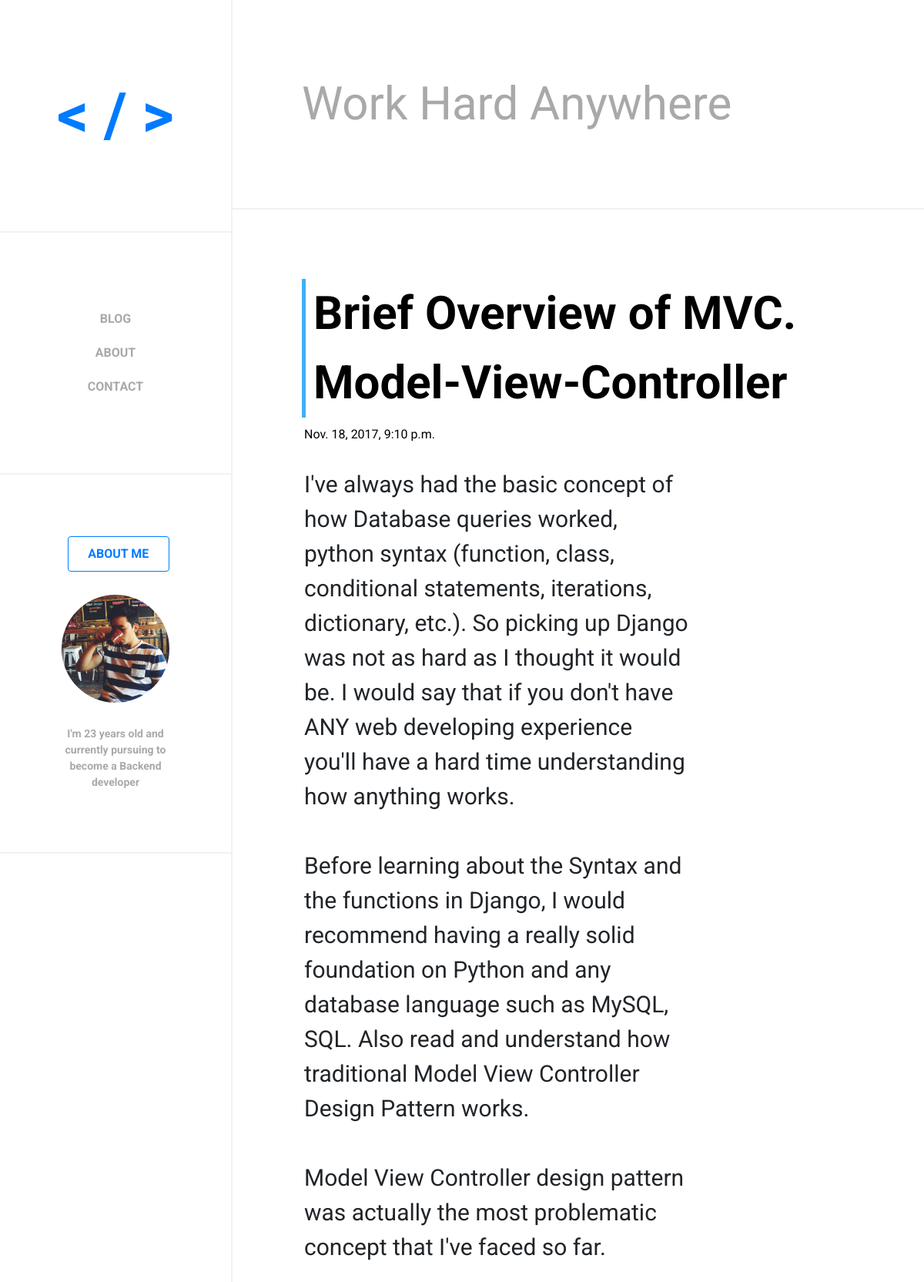
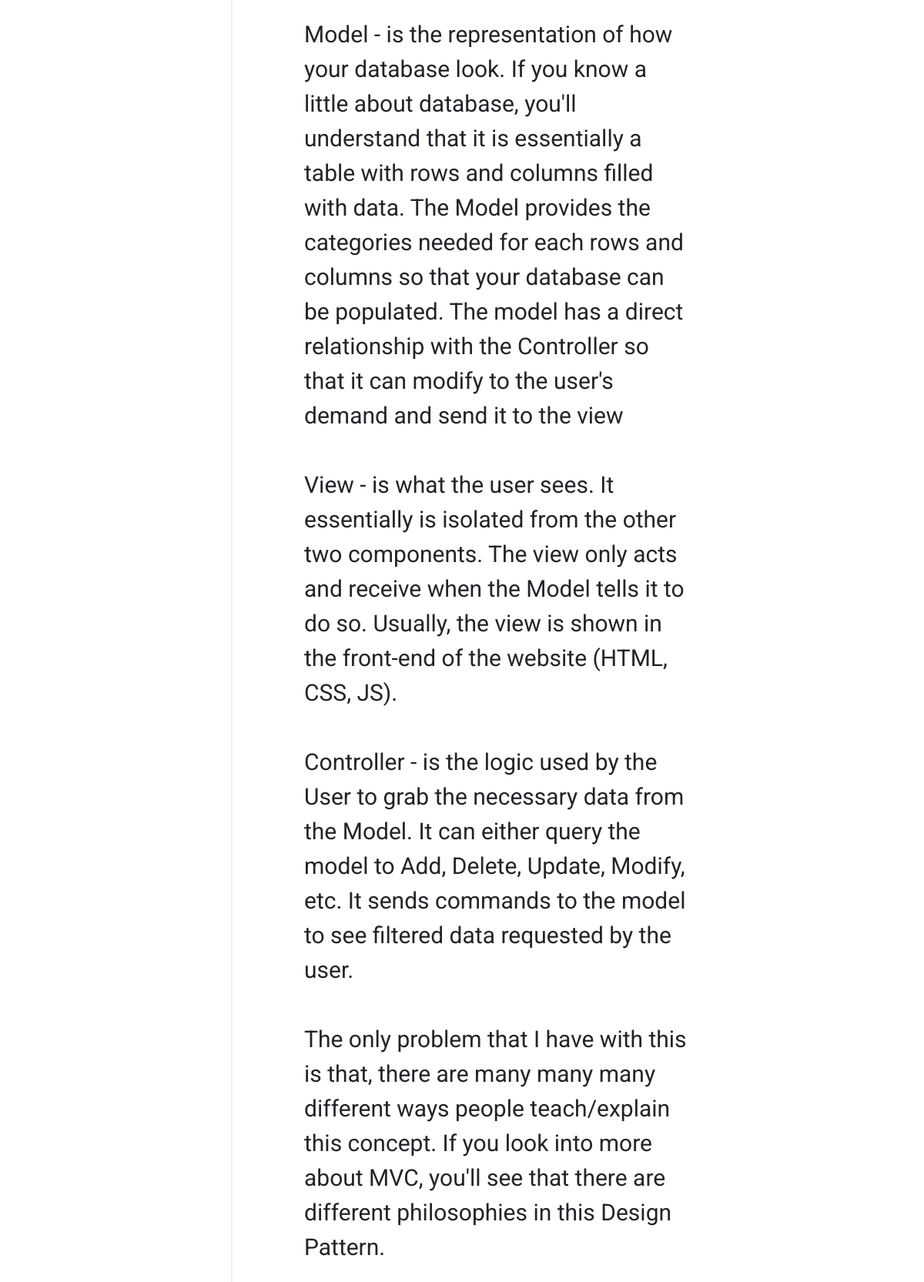
Page /blog/1/ on the committed database (2 pictures, top to bottom).
### blog/models.py (models this page shows, shortened)
class Post(models.Model):
	author = models.ForeignKey('auth.User') # Depends on the User
	title = models.CharField(max_length=100) # Title
	text = models.TextField();
	created_date = models.DateTimeField(auto_now_add=True) # Date for time creation
	picture = models.FileField(default=None, blank=True)

### blog/views.py (the view)
# urls.py: url(r'^blog/(?P<pk>\d+)/$', views.topics, name='topics'),
def topics(request, pk):
	posts = get_object_or_404(Post, pk=pk)
	return render(request, 'blog/topics.html', {'posts':posts})

### blog/templates/blog/topics.html (shortened to what this page needs)
{% extends 'blog/base.html' %}
{% block quote %}
<p class="description" style="font-size: 60px; color: #A9A9A9">Work Hard Anywhere</p>
{% endblock %}
{% block body %}
<div class="wrapper">
	<div class="postcontainer">
		<div class="posts">
			<div class="post-inner">
				<p id="post-title">{{ posts.title }}</p>
				<p id="post-published">{{ posts.created_date }}</p>
				<p id="post-text">{{ posts.text|linebreaksbr }}</p>
			</div>
		</div>
	</div>
</div>
{% endblock %}

### blog/templates/blog/base.html (shortened to what this page needs)
{% load staticfiles %}
<!DOCTYPE html>
<html lang="en">
<head>
	<link href="https://fonts.googleapis.com/css?family=Roboto:100" rel="stylesheet"><link rel="stylesheet" href="{% static 'css/bootstrap.min.css' %}">
	<link rel="stylesheet" href="{% static 'css/stylesheet.css' %}">
</head>
<body>
	<div id="container">
		<div class="sidebar">
			<div class="topleft">
				<a href="{% url 'index' %}" id="logo">< / ></a>
			</div>
			<div id="nav">
				<ul>
					<li class="blog"><a href="{% url 'index' %}">blog</a></li>
					<li class="about"><a href="{% url 'about' %}">about</a></li>
					<li class="contact"><a href="/">contact</a></li>
				</ul>
			</div>
			<div class="bottomleft">
				<a id="about" href="{% url 'about' %}" class="btn btn-outline-primary" role="button">About Me</a>
				<img src="/media/me.jpg" class="me-image">
				<p id="about-text">I'm 23 years old and currently pursuing to become a Backend developer
			</div>
		</div>
		<div class="topheader">
			<div id="innertopheader">
				<div id="descriptioncontainer">
					<div id="descriptionbackground">
						{% block quote %}{% endblock %}
					</div>
				</div>
			</div>
		</div>
		{% block body %}
		{% endblock %}
 </body>
</html>

### blog/static/css/stylesheet.css (style rules this page uses)
body { width: 100%; height: 100%; font-family: 'Roboto', sans-serif; }
p { margin: 0; }
.sidebar { display: inline-block; float: left; width: 300px; min-height: 100%; }
.topheader { display: inline-block; width: -moz-calc(100% - 300px); width: -webkit-calc(100% - 300px); width: calc(100% - 300px); border-bottom: 2px solid #eff2f4; border-left: 2px solid #eff2f4; }
.topleft { border-bottom: 2px solid #eff2f4; padding: 90px 60px; font-size: 80px; text-align: center; }
.bottomleft { float: left; padding: 80px; border-bottom: 2px solid #eff2f4; }
#about { margin: 0; padding: 10px 25.7px; font-weight: bold; text-transform: uppercase; }
.me-image { margin-top: 30px; width: 140px; border-radius: 50%; }
#about-text { color: #A9A9A9; font-weight: bold; text-align: center; padding-top: 30px; font-size: 14px; }
#logo { text-decoration: none; font-weight: bold; }
#nav { border-bottom: 2px solid #eff2f4; padding: 90px; }
ul { padding: 0; margin: 0; }
#nav > ul > li { list-style: none; font-size: 16px; text-transform: uppercase; padding: 10px 0px; text-align: center; }
#nav > ul > li > a { color: #A9A9A9; font-weight: bold; }
#descriptioncontainer { padding: 90px; }
.wrapper { margin-left: 300px; border-left: 2px solid #eff2f4; }
.post-inner { border-bottom: 2px solid #eff2f4; padding: 90px; }
#post-title { font-size: 60px; font-weight: bold; color: black; border-left: 5px solid #3EB0F7; padding-left: 10px; }
#post-published { font-size: 16px; color: black; padding-left: 3px; padding-top: 10px; }
#post-text { font-size: 30px; padding: 30px 0px; padding-left: 3px; margin-right: 30%; }
.btn { margin-top: 10px; font-weight: bold; float: right; margin-right: 30%; }

### rows in the picture
Post: title "Brief Overview of MVC. Model-View-Controller", created_date "Nov. 18, 2017, 9:10 p.m.", text "I've always had the basic concept of how Database queries worked, python syntax (function, class, conditional statements, iterations, dictionary, etc.). So picking up Django was not as hard as I thought it would be. I would say that if you don't have ANY web developing experience you'll have a hard time understanding how anything works. Before learning about the Syntax and the functions in Django, I would recommend having a really solid foundation on Python and any database language such as MySQL, SQL. Also read and understand how traditional Model View Controller Design Pattern works. Model View Controller design pattern was actually the most problematic concept that I've faced so far.…"
